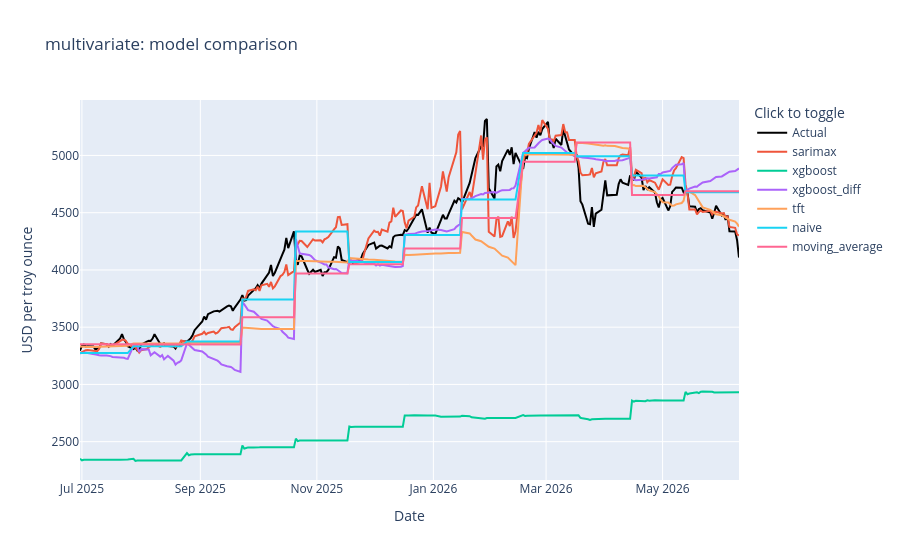
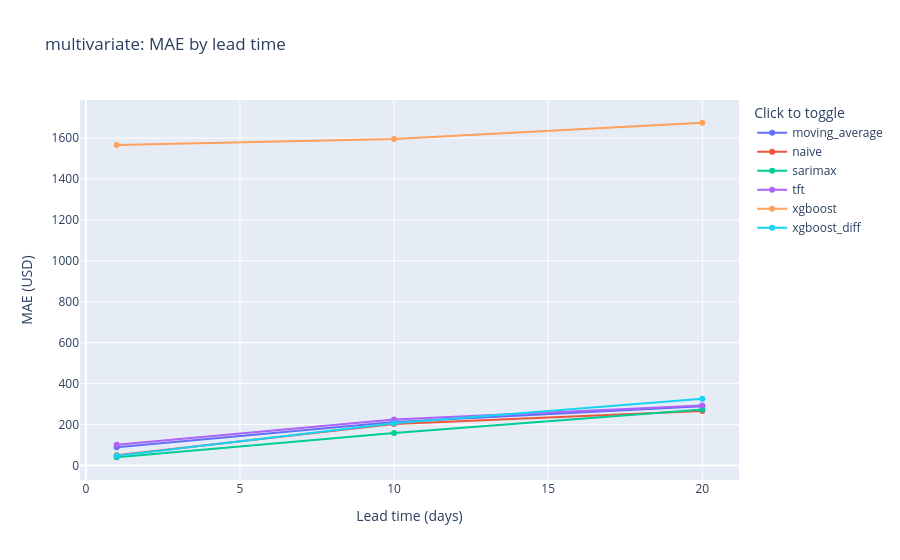

The cell these charts' notebook holds for them, in order:
### Code cell
multivariate_results = {name: r for name, r in {
    'sarimax': sarimax_result, 'xgboost': xgboost_result, 'xgboost_diff': xgboost_diff_result, 'tft': tft_result,
    **multivariate_baselines,
}.items() if r is not None}
multivariate_metrics, multivariate_forecast_fig, multivariate_lead_time_fig = compare_results(multivariate_results, 'multivariate', data_hash)
display(multivariate_metrics)
display(multivariate_forecast_fig)
display(multivariate_lead_time_fig)

### Figure 1 — Plotly figure (JSON) as saved in the notebook; plotly's stock layout.template omitted (floating-point values rounded to 4 significant figures; data arrays with more than 128 entries replaced by an {"elided": "..."} marker saying what was removed)
{"data": [{"line": {"color": "black", "width": 2}, "name": "Actual", "type": "scatter", "x": {"elided": "240 str values"}, "y": {"elided": "240 float values"}}, {"mode": "lines", "name": "sarimax", "type": "scatter", "x": {"elided": "240 str values"}, "y": {"elided": "240 float values"}}, {"mode": "lines", "name": "xgboost", "type": "scatter", "x": {"elided": "240 str values"}, "y": {"elided": "240 float values"}}, {"mode": "lines", "name": "xgboost_diff", "type": "scatter", "x": {"elided": "240 str values"}, "y": {"elided": "240 float values"}}, {"mode": "lines", "name": "tft", "type": "scatter", "x": {"elided": "240 str values"}, "y": {"elided": "240 float values"}}, {"mode": "lines", "name": "naive", "type": "scatter", "x": {"elided": "240 str values"}, "y": {"elided": "240 float values"}}, {"mode": "lines", "name": "moving_average", "type": "scatter", "x": {"elided": "240 str values"}, "y": {"elided": "240 float values"}}], "layout": {"hovermode": "x unified", "legend": {"title": {"text": "Click to toggle"}}, "title": {"text": "multivariate: model comparison"}, "xaxis": {"title": {"text": "Date"}}, "yaxis": {"title": {"text": "USD per troy ounce"}}}}

### Figure 2 — Plotly figure (JSON) as saved in the notebook; plotly's stock layout.template omitted (floating-point values rounded to 4 significant figures)
{"data": [{"mode": "lines+markers", "name": "moving_average", "type": "scatter", "x": [1, 10, 20], "y": [89.24, 213.0, 290.0]}, {"mode": "lines+markers", "name": "naive", "type": "scatter", "x": [1, 10, 20], "y": [50.32, 203.0, 266.5]}, {"mode": "lines+markers", "name": "sarimax", "type": "scatter", "x": [1, 10, 20], "y": [40.37, 159.0, 274.0]}, {"mode": "lines+markers", "name": "tft", "type": "scatter", "x": [1, 10, 20], "y": [101.1, 225.1, 293.3]}, {"mode": "lines+markers", "name": "xgboost", "type": "scatter", "x": [1, 10, 20], "y": [1566.0, 1595.0, 1674.0]}, {"mode": "lines+markers", "name": "xgboost_diff", "type": "scatter", "x": [1, 10, 20], "y": [48.06, 206.5, 325.8]}], "layout": {"legend": {"title": {"text": "Click to toggle"}}, "title": {"text": "multivariate: MAE by lead time"}, "xaxis": {"title": {"text": "Lead time (days)"}}, "yaxis": {"title": {"text": "MAE (USD)"}}}}
